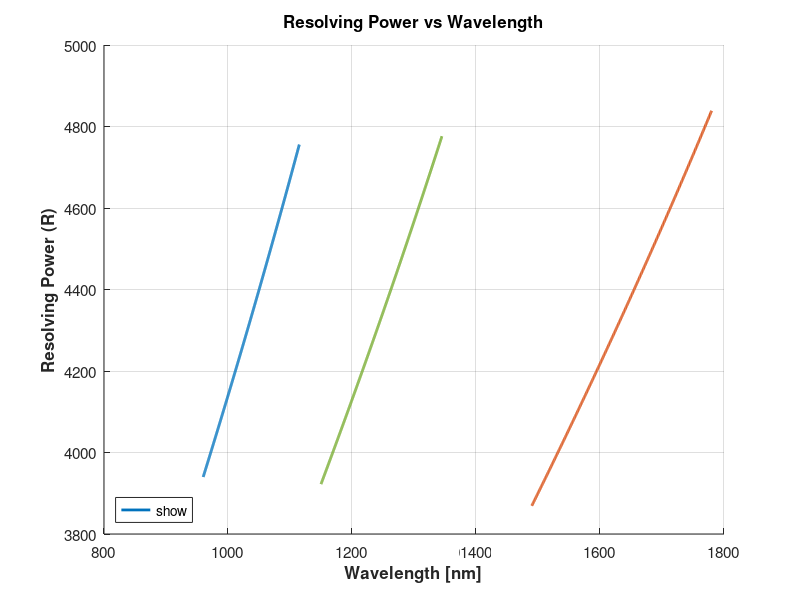
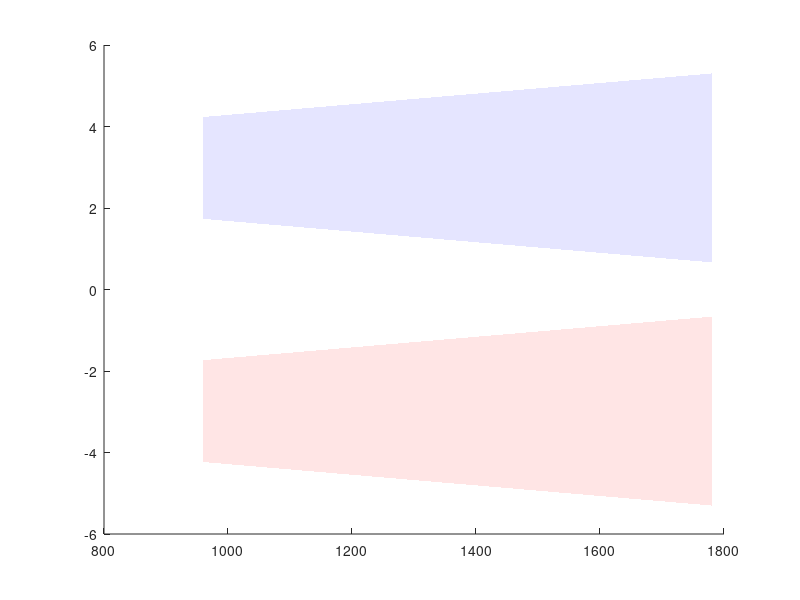

Recreate these plots in MATLAB, in order. (Note: this script raises an error after producing the figures.)
function [performance_metrics, geometric_params] = spectrograph_geometric_analysis(varargin)
% SPECTROGRAPH_GEOMETRIC_ANALYSIS - Comprehensive geometric and diffraction analysis
%
% Performs detailed geometric evaluation of spectrograph performance including:
% - Resolving power vs wavelength analysis
% - Detector coverage and spectral length verification
% - Fibre crosstalk and spot overlap assessment
% - Diffraction-limited spot size evolution
% - Multi-band performance optimization
%
% Inputs (as parameter/value pairs):
%   'R_Y'              - Resolving power band Y (default: 7880)
%   's1'               - Slit width [m] (default: 7.3e-6)
%   'nPix'             - Number of pixels (default: 2000)
%   'pix'              - Pixel pitch [m] (default: 18e-6)
%   'F1'               - Collimator f-number (default: 4.55)
%   'samp'             - Sampling factor (default: 2.5)
%   'fibre_separation' - Fibre core separation [m] (default: 25e-6)
%   'rho_Y'            - Line density band Y [lines/m] (default: 650e3)
%   Wavelength ranges with defaults for Y, J, H bands
%
% Example:
%   [metrics, geometry] = spectrograph_geometric_analysis();
%   [metrics, geometry] = spectrograph_geometric_analysis('R_Y', 9000, 'rho_Y', 700e3);

%% Input parsing and parameter initialization
% =========================================================================
p = inputParser;

% Spectrograph core parameters
addParameter(p, 'R_Y', 7880, @isnumeric);                    % Resolving power band Y
addParameter(p, 's1', 7.3e-6, @isnumeric);                   % Slit width [m]
addParameter(p, 'nPix', 2000, @isnumeric);                   % Number of pixels
addParameter(p, 'pix', 18e-6, @isnumeric);                   % Pixel pitch [m]
addParameter(p, 'F1', 4.55, @isnumeric);                     % Collimator f-number
addParameter(p, 'samp', 2.5, @isnumeric);                    % Sampling factor
addParameter(p, 'fibre_separation', 25e-6, @isnumeric);     % Fibre core separation [m]

% Band wavelength ranges [m]
addParameter(p, 'L_min_Y', 0.960e-6, @isnumeric);
addParameter(p, 'L_max_Y', 1.115e-6, @isnumeric);
addParameter(p, 'L_min_J', 1.150e-6, @isnumeric);
addParameter(p, 'L_max_J', 1.345e-6, @isnumeric);
addParameter(p, 'L_min_H', 1.490e-6, @isnumeric);
addParameter(p, 'L_max_H', 1.780e-6, @isnumeric);

% Grating parameters - THIS WAS MISSING!
addParameter(p, 'rho_Y', 650e3, @isnumeric);                % Line density band Y [lines/m]

parse(p, varargin{:});
params = p.Results;

% Calculate derived parameters
params.L_c_Y = (params.L_min_Y + params.L_max_Y) / 2;       % Central wavelength Y [m]
params.L_c_J = (params.L_min_J + params.L_max_J) / 2;       % Central wavelength J [m]
params.L_c_H = (params.L_min_H + params.L_max_H) / 2;       % Central wavelength H [m]
params.length_det = params.nPix * params.pix;               % Detector length [m]

fprintf('=== Spectrograph Geometric Analysis ===\n');
fprintf('Detector: %d pixels, %.1f mm length\n', params.nPix, params.length_det*1e3);
fprintf('Grating density (Y): %.0f lines/mm\n', params.rho_Y*1e-3);

%% Band Y: Primary Design Analysis
% =========================================================================
fprintf('\n--- Band Y Analysis (Reference Design) ---\n');

% Calculate Littrow angle and geometric parameters
alfa = asin((params.rho_Y * params.L_c_Y) / 2);             % Littrow angle [rad]
alfa_deg = rad2deg(alfa);

% Diffraction-limited beam size calculation
W = params.R_Y * 1.22 / params.rho_Y;                       % Beam width [m]
D1 = W * cos(alfa);                                         % Collimator diameter [m]
f1 = params.F1 * D1;                                        % Collimator focal length [m]

% Camera design based on sampling requirements
s2 = params.samp * params.pix;                              % Required spot size [m]
beta_min_Y = asin(params.rho_Y * params.L_min_Y - sin(alfa)); % Min diffraction angle
D2 = W * cos(beta_min_Y);                                   % Camera diameter [m]
F2 = s2 / (2.44 * params.L_min_Y);                          % Camera f-number
f2 = F2 * D2;                                               % Camera focal length [m]

% Geometric spot size and spectral length
s2_geo = params.s1 * F2 / params.F1;                        % Geometric spot size [m]
s2_geo_px = s2_geo / params.pix;                            % Geometric spot size [px]

beta_max_Y = asin(params.rho_Y * params.L_max_Y - sin(alfa)); % Max diffraction angle
beta_diff_Y = beta_max_Y - beta_min_Y;                      % Angular dispersion [rad]
length_Y = beta_diff_Y * f2;                                % Spectral length [m]
length_Y_px = length_Y / params.pix;                        % Spectral length [px]

fprintf('Littrow angle: %.1f°\n', alfa_deg);
fprintf('Beam geometry: W=%.1fmm, D1=%.1fmm, D2=%.1fmm\n', W*1e3, D1*1e3, D2*1e3);
fprintf('Focal lengths: f1=%.1fmm, f2=%.1fmm\n', f1*1e3, f2*1e3);

%% Band J: Cross-Band Consistency
% =========================================================================
fprintf('\n--- Band J Analysis (Cross-Band Matching) ---\n');

% Maintain geometry, calculate required grating density
rho_J = (2 * sin(alfa)) / params.L_c_J;                     % Required line density [lines/m]
R_J = (W * rho_J) / 1.22;                                   % Achievable resolving power

% Spot size range across band
s2_J_min = F2 * 2.44 * params.L_min_J / params.pix;         % Min spot size [px]
s2_J_max = F2 * 2.44 * params.L_max_J / params.pix;         % Max spot size [px]

% Spectral length calculation
beta_min_J = asin(rho_J * params.L_min_J - sin(alfa));
beta_max_J = asin(rho_J * params.L_max_J - sin(alfa));
diff_J = beta_max_J - beta_min_J;
length_J = diff_J * f2;
length_J_px = length_J / params.pix;

fprintf('Line density: %.0f lines/mm\n', rho_J*1e-3);
fprintf('Resolving power: R=%.0f\n', R_J);
fprintf('Spectral length: %.0f pixels\n', length_J_px);

%% Band H: Cross-Band Consistency
% =========================================================================
fprintf('\n--- Band H Analysis (Cross-Band Matching) ---\n');

rho_H = (2 * sin(alfa)) / params.L_c_H;                     % Required line density [lines/m]
R_H = (W * rho_H) / 1.22;                                   % Achievable resolving power

s2_H_min = F2 * 2.44 * params.L_min_H / params.pix;         % Min spot size [px]
s2_H_max = F2 * 2.44 * params.L_max_H / params.pix;         % Max spot size [px]

beta_min_H = asin(rho_H * params.L_min_H - sin(alfa));
beta_max_H = asin(rho_H * params.L_max_H - sin(alfa));
diff_H = beta_max_H - beta_min_H;
length_H = diff_H * f2;
length_H_px = length_H / params.pix;

fprintf('Line density: %.0f lines/mm\n', rho_H*1e-3);
fprintf('Resolving power: R=%.0f\n', R_H);
fprintf('Spectral length: %.0f pixels\n', length_H_px);

%% Performance Summary and Detector Coverage Verification
% =========================================================================
fprintf('\n=== PERFORMANCE SUMMARY ===\n');
display_performance_summary(params, rho_J, rho_H, R_J, R_H, ...
    length_Y_px, length_J_px, length_H_px, f1, f2, D1, D2);

% Verify detector coverage for all bands
coverage_results = verify_detector_coverage(params, f2, ...
    beta_max_Y, beta_max_J, beta_max_H, ...
    beta_min_Y, beta_min_J, beta_min_H, ...
    params.rho_Y, rho_J, rho_H, alfa);

%% Resolving Power Analysis vs Wavelength
% =========================================================================
fprintf('\n--- Resolving Power Analysis ---\n');
[fig_resolving, resolving_data] = analyze_resolving_power(params, ...
    params.rho_Y, rho_J, rho_H, alfa, f2, s2, coverage_results);

%% Fibre Crosstalk and Spot Overlap Analysis
% =========================================================================
fprintf('\n--- Fibre Crosstalk Analysis ---\n');
[crosstalk_metrics, fig_overlap] = analyze_fibre_crosstalk(params, F2, f2, f1);

%% Spot Size Evolution Analysis
% =========================================================================
fprintf('\n--- Spot Size Analysis ---\n');
fig_spotsize = analyze_spot_size_evolution(params, F2);

%% Maximum Fibre Count Calculation
% =========================================================================
max_fibres = calculate_maximum_fibres(params, f2, f1);

%% Prepare Output Structures
% =========================================================================
performance_metrics = struct(...
    'resolving_power', resolving_data, ...
    'detector_coverage', coverage_results, ...
    'crosstalk_analysis', crosstalk_metrics, ...
    'max_fibres', max_fibres, ...
    'spot_sampling', struct('min_Y', s2_J_min, 'max_H', s2_H_max));

geometric_params = struct(...
    'focal_lengths', struct('f1', f1, 'f2', f2), ...
    'diameters', struct('D1', D1, 'D2', D2), ...
    'grating_densities', struct('rho_Y', params.rho_Y, 'rho_J', rho_J, 'rho_H', rho_H), ...
    'angles', struct('alfa', alfa, 'beta_min_Y', beta_min_Y, 'beta_max_Y', beta_max_Y));

fprintf('\n=== Analysis Complete ===\n');

end

%% Helper Functions (remain the same as previous version)
% =========================================================================

function display_performance_summary(params, rho_J, rho_H, R_J, R_H, ...
    lenY_px, lenJ_px, lenH_px, f1, f2, D1, D2)

    fprintf('Grating Densities:\n');
    fprintf('  Band Y: %.0f lines/mm\n', params.rho_Y*1e-3);
    fprintf('  Band J: %.0f lines/mm\n', rho_J*1e-3);
    fprintf('  Band H: %.0f lines/mm\n\n', rho_H*1e-3);
    
    fprintf('Resolving Power:\n');
    fprintf('  Band Y: R=%.0f\n', params.R_Y);
    fprintf('  Band J: R=%.0f\n', R_J);
    fprintf('  Band H: R=%.0f\n\n', R_H);
    
    fprintf('Spectral Length (pixels):\n');
    fprintf('  Band Y: %.0f px\n', lenY_px);
    fprintf('  Band J: %.0f px\n', lenJ_px);
    fprintf('  Band H: %.0f px\n\n', lenH_px);
    
    fprintf('Optical System:\n');
    fprintf('  f1 = %.1f mm, f2 = %.1f mm\n', f1*1e3, f2*1e3);
    fprintf('  D1 = %.1f mm, D2 = %.1f mm\n', D1*1e3, D2*1e3);
end

function coverage = verify_detector_coverage(params, f2, ...
    beta_max_Y, beta_max_J, beta_max_H, ...
    beta_min_Y, beta_min_J, beta_min_H, ...
    rho_Y, rho_J, rho_H, alfa)

    coverage = struct();
    spectral_lengths = [...
        (beta_max_Y - beta_min_Y) * f2, ...  % Band Y length [m]
        (beta_max_J - beta_min_J) * f2, ...  % Band J length [m]
        (beta_max_H - beta_min_H) * f2];     % Band H length [m]
    
    bands = {'Y', 'J', 'H'};
    rhos = [rho_Y, rho_J, rho_H];
    beta_maxs = [beta_max_Y, beta_max_J, beta_max_H];
    
    for i = 1:3
        if spectral_lengths(i) <= params.length_det
            fprintf('✓ Band %s fits on detector (%.0f/%.0f px)\n', ...
                bands{i}, spectral_lengths(i)/params.pix, params.nPix);
            coverage.(['band_', bands{i}]) = 'fits';
        else
            beta_cut = (spectral_lengths(i) - params.length_det) / f2;
            lambda_cut = (sin(beta_maxs(i) - beta_cut) + sin(alfa)) / rhos(i);
            
            fprintf('✗ Band %s exceeds detector (%.0f/%.0f px)\n', ...
                bands{i}, spectral_lengths(i)/params.pix, params.nPix);
            fprintf('  Cutoff wavelength: %.1f nm\n', lambda_cut*1e9);
            coverage.(['band_', bands{i}]) = struct('fits', false, 'cutoff_wavelength', lambda_cut);
        end
    end
end

function [fig, resolving_data] = analyze_resolving_power(params, ...
    rho_Y, rho_J, rho_H, alfa, f2, s2, coverage)

    fig = figure('Name', 'Resolving Power Analysis', 'Position', [100, 100, 900, 600]);
    
    % Band Y resolving power calculation
    lambda_Y = linspace(params.L_min_Y, params.L_max_Y, 500);
    beta_Y = asin(rho_Y * lambda_Y - sin(alfa));
    dL_Y = (cos(beta_Y) * s2) ./ (rho_Y * f2);
    rangeR_Y = lambda_Y ./ dL_Y;
    
    % Band J resolving power calculation
    lambda_J = linspace(params.L_min_J, params.L_max_J, 500);
    beta_J = asin(rho_J * lambda_J - sin(alfa));
    dL_J = (cos(beta_J) * s2) ./ (rho_J * f2);
    rangeR_J = lambda_J ./ dL_J;
    
    % Band H resolving power calculation
    lambda_H = linspace(params.L_min_H, params.L_max_H, 500);
    beta_H = asin(rho_H * lambda_H - sin(alfa));
    dL_H = (cos(beta_H) * s2) ./ (rho_H * f2);
    rangeR_H = lambda_H ./ dL_H;
    
    % Plot resolving power
    hold on;
    plot(lambda_Y * 1e9, rangeR_Y, 'LineWidth', 2, 'Color', [0, 0.4470, 0.7410], 'DisplayName', 'Band Y');
    plot(lambda_J * 1e9, rangeR_J, 'LineWidth', 2, 'Color', [0.4660, 0.6740, 0.1880], 'DisplayName', 'Band J');
    plot(lambda_H * 1e9, rangeR_H, 'LineWidth', 2, 'Color', [0.8500, 0.3250, 0.0980], 'DisplayName', 'Band H');
    
    % Add cutoff markers if needed
    colors = [0.8500, 0.3250, 0.0980];
    if isstruct(coverage.band_Y) && ~coverage.band_Y.fits
        xline(coverage.band_Y.cutoff_wavelength * 1e9, '--', 'Color', colors, 'LineWidth', 1.5, ...
            'DisplayName', 'Band Y Cutoff');
    end
    
    xlabel('Wavelength [nm]', 'FontSize', 12, 'FontWeight', 'bold');
    ylabel('Resolving Power (R)', 'FontSize', 12, 'FontWeight', 'bold');
    title('Resolving Power vs Wavelength', 'FontSize', 14, 'FontWeight', 'bold');
    legend('show', 'Location', 'southwest');
    grid on;
    set(gca, 'FontSize', 11);
    
    resolving_data = struct(...
        'lambda_Y', lambda_Y, 'R_Y', rangeR_Y, ...
        'lambda_J', lambda_J, 'R_J', rangeR_J, ...
        'lambda_H', lambda_H, 'R_H', rangeR_H);
end

function [crosstalk_metrics, fig] = analyze_fibre_crosstalk(params, F2, f2, f1)
    lambda = linspace(params.L_min_Y, params.L_max_H, 1000);
    
    s2_range_1 = F2 * 1.22 * lambda / params.pix;
    s2_range_2 = -F2 * 1.22 * lambda / params.pix;
    
    M = f2 / f1;
    d_fibres_px = params.fibre_separation / params.pix;
    M_d_fibres = d_fibres_px * M;
    
    fig = figure('Name', 'Fibre Crosstalk Analysis', 'Position', [100, 100, 900, 600]);
    hold on;
    
    x = lambda * 1e9;
    y1 = s2_range_1 - M_d_fibres / 2;
    y2 = s2_range_2 - M_d_fibres / 2;
    fill([x, fliplr(x)], [y2, fliplr(y1)], 'r', 'EdgeColor', 'none', 'FaceAlpha', 0.1, ...
        'DisplayName', 'Overlap Region 1');
    
    y3 = s2_range_1 + M_d_fibres / 2;
    y4 = s2_range_2 + M_d_fibres / 2;
    fill([x, fliplr(x)], [y3, fliplr(y4)], 'b', 'EdgeColor', 'none', 'FaceAlpha', 0.1, ...
        'DisplayName', 'Overlap Region 2');
    
    yline(M_d_fibres/2, 'k--', 'LineWidth', 1, 'DisplayName', 'Fibre Boundary');
    yline(-M_d_fibres/2, 'k--', 'LineWidth', 1, 'HandleVisibility', 'off');
    
    plot(lambda*1e9, s2_range_1 + M_d_fibres/2, 'b-', 'LineWidth', 1.5, 'DisplayName', 'Upper Envelope');
    plot(lambda*1e9, s2_range_2 + M_d_fibres/2, 'b-', 'LineWidth', 1.5, 'HandleVisibility', 'off');
    plot(lambda*1e9, s2_range_1 - M_d_fibres/2, 'r-', 'LineWidth', 1.5, 'DisplayName', 'Lower Envelope');
    plot(lambda*1e9, s2_range_2 - M_d_fibres/2, 'r-', 'LineWidth', 1.5, 'HandleVisibility', 'off');
    
    xlim([params.L_min_Y*1e9, params.L_max_H*1e9]);
    xlabel('Wavelength [nm]', 'FontSize', 12, 'FontWeight', 'bold');
    ylabel('Position [pixels]', 'FontSize', 12, 'FontWeight', 'bold');
    title('Fibre Spot Overlap Analysis', 'FontSize', 14, 'FontWeight', 'bold');
    legend('show', 'Location', 'best');
    grid on;
    
    c1 = s2_range_2 + M_d_fibres/2;
    c2 = s2_range_1 - M_d_fibres/2;
    idx = find(c1 < c2, 1);
    
    if ~isempty(idx) && idx < length(lambda)
        lambda_i = lambda(idx) + (lambda(idx+1)-lambda(idx)) .* ...
            (c2(idx)-c1(idx)) ./ ((c1(idx+1)-c1(idx))-(c2(idx+1)-c2(idx)));
        fprintf('Fibre images overlap starting at %.2f μm\n', lambda_i*1e6);
        overlap_occurrence = true;
    else
        fprintf('Fibre images do not overlap within band\n');
        overlap_occurrence = false;
        lambda_i = NaN;
    end
    
    crosstalk_metrics = struct(...
        'overlap_occurs', overlap_occurrence, ...
        'overlap_wavelength', lambda_i, ...
        'fibre_separation_px', M_d_fibres, ...
        'max_spot_size', max(s2_range_1));
end

function fig = analyze_spot_size_evolution(params, F2)
    lambda_Y = linspace(params.L_min_Y, params.L_max_Y, 300);
    lambda_J = linspace(params.L_min_J, params.L_max_J, 300);
    lambda_H = linspace(params.L_min_H, params.L_max_H, 300);
    
    s2_range_Y = F2 * 2.44 * lambda_Y / params.pix;
    s2_range_J = F2 * 2.44 * lambda_J / params.pix;
    s2_range_H = F2 * 2.44 * lambda_H / params.pix;
    
    fig = figure('Name', 'Spot Size Evolution', 'Position', [100, 100, 900, 600]);
    hold on;
    
    plot(lambda_Y * 1e9, s2_range_Y, 'LineWidth', 2, 'Color', [0, 0.4470, 0.7410], 'DisplayName', 'Band Y');
    plot(lambda_J * 1e9, s2_range_J, 'LineWidth', 2, 'Color', [0.4660, 0.6740, 0.1880], 'DisplayName', 'Band J');
    plot(lambda_H * 1e9, s2_range_H, 'LineWidth', 2, 'Color', [0.8500, 0.3250, 0.0980], 'DisplayName', 'Band H');
    
    yline(params.samp, 'r--', 'LineWidth', 2, 'DisplayName', sprintf('Target Sampling (%.1f px)', params.samp));
    
    xlabel('Wavelength [nm]', 'FontSize', 12, 'FontWeight', 'bold');
    ylabel('Spot Size [pixels]', 'FontSize', 12, 'FontWeight', 'bold');
    title('Diffraction-Limited Spot Size vs Wavelength', 'FontSize', 14, 'FontWeight', 'bold');
    legend('show', 'Location', 'southeast');
    grid on;
    set(gca, 'FontSize', 11);
end

function max_fibres = calculate_maximum_fibres(params, f2, f1)
    M = f2 / f1;
    d_fibres_px = params.fibre_separation / params.pix;
    M_d_fibres = d_fibres_px * M;
    
    n = 1:20;
    N = 1 + 6 * ((n .* (n - 1)) / 2);
    
    L_lim = 2.2e-3 / params.pix;
    L_tot = (N - 1) .* M_d_fibres;
    
    valid_indices = find(L_tot <= L_lim);
    if ~isempty(valid_indices)
        max_fibres_count = N(valid_indices(end));
        fprintf('Maximum number of fibres: %.0f (hexagonal packing)\n', max_fibres_count);
        max_fibres = max_fibres_count;
    else
        warning('No valid fibre configuration found within slit length constraint');
        max_fibres = 0;
    end
end
